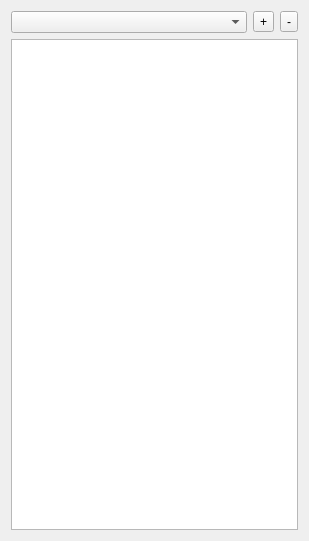
<?xml version="1.0" encoding="UTF-8"?>
<ui version="4.0">
 <class>Form</class>
 <widget class="QWidget" name="Form">
  <property name="geometry">
   <rect>
    <x>0</x>
    <y>0</y>
    <width>309</width>
    <height>541</height>
   </rect>
  </property>
  <property name="windowTitle">
   <string>Form</string>
  </property>
  <layout class="QGridLayout" name="gridLayout">
   <item row="0" column="0">
    <widget class="QComboBox" name="comb"/>
   </item>
   <item row="0" column="1">
    <widget class="QToolButton" name="plus">
     <property name="text">
      <string>+</string>
     </property>
    </widget>
   </item>
   <item row="0" column="2">
    <widget class="QToolButton" name="minus">
     <property name="text">
      <string>-</string>
     </property>
    </widget>
   </item>
   <item row="1" column="0" colspan="3">
    <widget class="DirView" name="dirView"/>
   </item>
  </layout>
 </widget>
 <customwidgets>
  <customwidget>
   <class>DirView</class>
   <extends>QTreeView</extends>
   <header>qt_.view_.modelView_.dirView</header>
  </customwidget>
 </customwidgets>
 <resources/>
 <connections/>
</ui>
